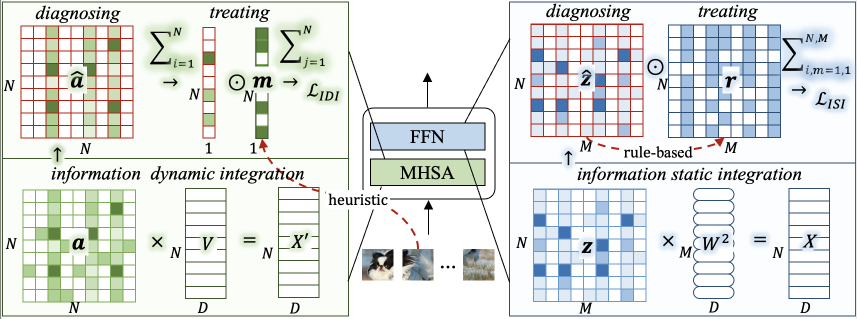
#> input picture framewrok.png, 1714 x 638 px (shown at 1/2 size)
$ python -i image_ops.py   (imports and definitions only)
#> lines starting #> are read from the running program, lines starting #| are printed output that depends on the picture
import functools
import operator
import re

from PIL import Image

#
# helpers


# [29 lines left out: functions _border, _color, _lut, not called in this run]


#
# actions


def autocontrast(images, cutoff=0, ignore=None, mask=None, preserve_tone=False):
    # 自动对比度
    image = images[0]

    if preserve_tone:
        histogram = image.convert("L").histogram(mask)
    else:
        histogram = image.histogram(mask)

    lut = []
    for layer in range(0, len(histogram), 256):
        h = histogram[layer : layer + 256]
        if ignore is not None:
            # get rid of outliers
            try:
                h[ignore] = 0
            except TypeError:
                # assume sequence
                for ix in ignore:
                    h[ix] = 0
        if cutoff:
            # cut off pixels from both ends of the histogram
            if not isinstance(cutoff, tuple):
                cutoff = (cutoff, cutoff)
            # get number of pixels
            n = 0
            for ix in range(256):
                n = n + h[ix]
            # remove cutoff% pixels from the low end
            cut = n * cutoff[0] // 100
            for lo in range(256):
                if cut > h[lo]:
                    cut = cut - h[lo]
                    h[lo] = 0
                else:
                    h[lo] -= cut
                    cut = 0
                if cut <= 0:
                    break
            # remove cutoff% samples from the high end
            cut = n * cutoff[1] // 100
            for hi in range(255, -1, -1):
                if cut > h[hi]:
                    cut = cut - h[hi]
                    h[hi] = 0
                else:
                    h[hi] -= cut
                    cut = 0
                if cut <= 0:
                    break
        # find lowest/highest samples after preprocessing
        for lo in range(256):
            if h[lo]:
                break
        for hi in range(255, -1, -1):
            if h[hi]:
                break
        if hi <= lo:
            # don't bother
            lut.extend(list(range(256)))
        else:
            scale = 255.0 / (hi - lo)
            offset = -lo * scale
            for ix in range(256):
                ix = int(ix * scale + offset)
                if ix < 0:
                    ix = 0
                elif ix > 255:
                    ix = 255
                lut.append(ix)
    my_image = _lut(image, lut)
    trans = [my_image, images[1]]
    return trans


# [437 lines left out: functions colorize, contain, pad, crop, scale, deform and 10 more, not called in this run]

>>> import cv2
>>> picture = cv2.imread('../framewrok.png', cv2.IMREAD_GRAYSCALE)
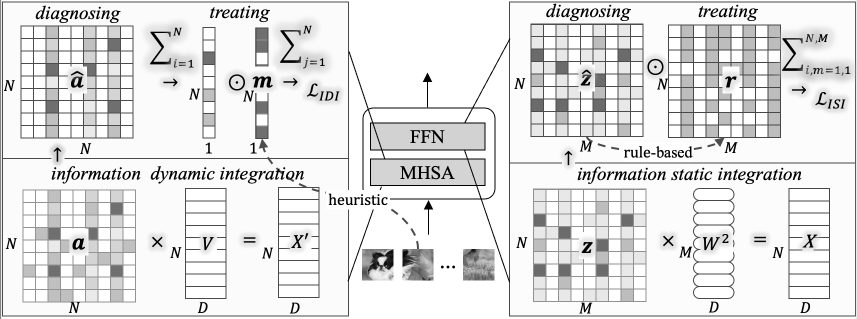
#> picture: shape (638, 1714) (shown at 1/2 size); min 0, max 255, mean 226.4
>>> result = autocontrast(picture)
#> in autocontrast, `image = images[0]`: image = 1714 values, max 255 at index 3, min 48 at index 0, mean 254.8
#> (the run stopped early here; a loop or call above may not have finished)
